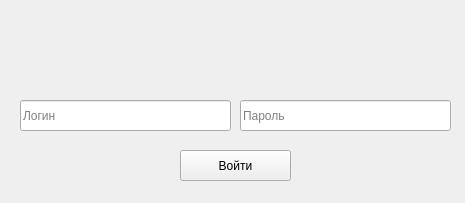
<?xml version="1.0" encoding="UTF-8"?>
<ui version="4.0">
 <class>MainWindow</class>
 <widget class="QMainWindow" name="MainWindow">
  <property name="geometry">
   <rect>
    <x>0</x>
    <y>0</y>
    <width>465</width>
    <height>203</height>
   </rect>
  </property>
  <property name="windowTitle">
   <string>MainWindow</string>
  </property>
  <widget class="QWidget" name="centralwidget">
   <widget class="QLineEdit" name="line_login">
    <property name="geometry">
     <rect>
      <x>20</x>
      <y>100</y>
      <width>211</width>
      <height>31</height>
     </rect>
    </property>
    <property name="placeholderText">
     <string>Логин</string>
    </property>
   </widget>
   <widget class="QLineEdit" name="line_pass">
    <property name="geometry">
     <rect>
      <x>240</x>
      <y>100</y>
      <width>211</width>
      <height>31</height>
     </rect>
    </property>
    <property name="echoMode">
     <enum>QLineEdit::Password</enum>
    </property>
    <property name="placeholderText">
     <string>Пароль</string>
    </property>
   </widget>
   <widget class="QPushButton" name="btn_autorizade">
    <property name="geometry">
     <rect>
      <x>180</x>
      <y>150</y>
      <width>111</width>
      <height>31</height>
     </rect>
    </property>
    <property name="text">
     <string>Войти</string>
    </property>
   </widget>
   <widget class="QLabel" name="label">
    <property name="geometry">
     <rect>
      <x>0</x>
      <y>0</y>
      <width>471</width>
      <height>81</height>
     </rect>
    </property>
    <property name="text">
     <string/>
    </property>
    <property name="pixmap">
     <pixmap>auto.png</pixmap>
    </property>
    <property name="scaledContents">
     <bool>true</bool>
    </property>
   </widget>
  </widget>
 </widget>
 <resources/>
 <connections/>
</ui>
